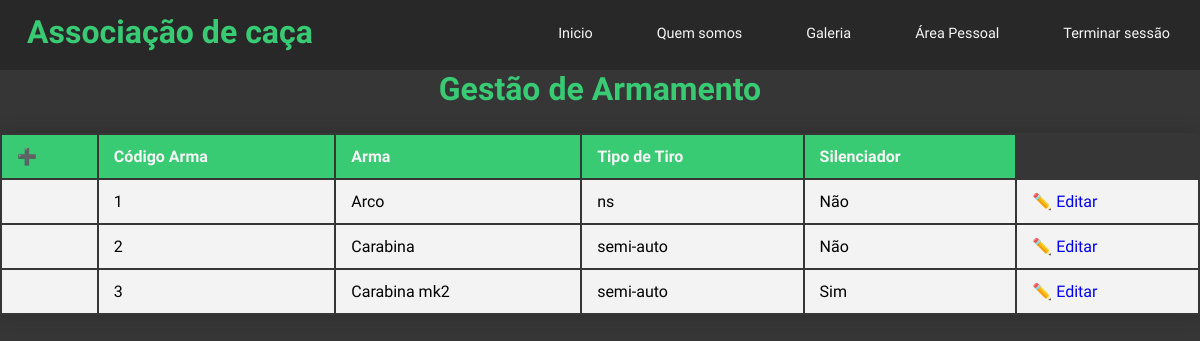
Screenshot of /admin/p_gestArmas.php (signed in) with the database file from the repository.
### tables this page shows
CREATE TABLE `tipoarma` (
  `codArma` int(11) NOT NULL,
  `descricao` varchar(50) NOT NULL,
  `especificacaoTiro` varchar(50) NOT NULL,
  `silenciador` bit(1) NOT NULL,
  `ativo` bit(1) NOT NULL
);

### admin/p_gestArmas.php (the view, shortened to what this page needs)
<!DOCTYPE html>
<html lang="en">
    <head>
        <link rel="stylesheet" href="../css/style.css">
    </head>
    <body>
        <?php
            if(isset($_SESSION['utilizador']))
            {
                $sql = "SELECT codPerfil FROM utilizador WHERE nomeUser = '".$_SESSION["utilizador"]."'";
                $res = mysqli_query($conn, $sql);
                $row = mysqli_fetch_array($res);
                if($row['codPerfil'] == ADMIN)
                {
        ?>
                    <header>
                        <div class="navbar">
                            <h1>Associação de caça</h1>
                            <ul>
                                <li><a href='../index.php'>Inicio</a></li>
                                <li><a href='../about.php'>Quem somos</a></li>
                                <li><a href='../gallery.php'>Galeria</a></li>
                                <li><a href='../p_areaPessoal.php'>Área Pessoal</a></li>
                                <li><a href='../logout/logout.php'>Terminar sessão</a></li>
                            </ul>
                        </div>
                    </header>
        <?php
                    $sql = "SELECT * FROM tipoarma";
                    $res = mysqli_query($conn, $sql);
                    echo
                    "
                    <h1>Gestão de Armamento</h1>
                        <div class='content_table'>
                            <table width='100%'>
                                <thead>
                                    <tr>
                                        <th>
                                            <a href='p_addArma.php'>➕</a>
                                        </th>
                                        <th>Código Arma</th>
                                        <th>Arma</th>
                                        <th>Tipo de Tiro</th>
                                        <th>Silenciador</th>
                                    </tr>
                                </thead>
                    ";
                    while($row = mysqli_fetch_array($res))
                    {
                                echo
                                "
                                <tbody>
                                    <tr>
                                        <td></td>
                                        <td>".$row['codArma']."</td>
                                        <td>".$row['descricao']."</td>
                                        <td>".$row['especificacaoTiro']."</td>";
                                        if($row['silenciador'] == 1)
                                        {
                                            echo"<td> Sim </td>";
                                        }
                                        else
                                        {
                                            echo"<td> Não </td>";
                                        }
                                        echo
                                        "
                                        <td><a href='p_editarArmas.php?codArma=".$row["codArma"]."'>✏️ Editar</a></td>
                                    </tr>
                                </tbody>
                                ";
                    }
                    echo
                    "
                            </table>
                        </div>
                    ";
                }
            }
            else
            {
                header('refresh:0; ../index.php');
            }
        ?>
    </body>
</html>

### css/style.css (style rules this page uses)
* { margin: 0px; padding: 0px; font-family: 'Open Sans Condensed', sans-serif; }
body { background: #363636; box-sizing: border-box; }
h1, h2, h3 { text-align: center; color: #39ca74; }
.navbar { width: 100%; height: 70px; background-color: #282828; }
.navbar h1 { position: absolute; padding: 3px; float: left; margin-left: 2%; margin-top: 10px; color: #39ca74; }
.navbar ul { width: auto; float: right; margin-top: 8px; }
.navbar li { display: inline-block; padding: 15px 30px; }
.navbar a { text-align: center; color: whitesmoke; text-decoration: none; font-size: 1.2vw; }
.content_table { border-collapse: collapse; margin: 25px 0; min-width: 400px; border-radius: 5px 5px 0 0; overflow: hidden; box-shadow: 0 0 20px rgba(0,0,0,0.15); }
.content_table thead tr { background-color: #39ca74; color: whitesmoke; text-align: left; font-weight: bold; }
.content_table th, td { padding: 12px 15px; }
.content_table tbody tr { background-color: #f3f3f3; }
.content_table a { text-decoration: none; }

### rows the page displays
tipoarma: codArma "1", descricao "Arco", especificacaoTiro "ns", silenciador "Não"
tipoarma: codArma "2", descricao "Carabina", especificacaoTiro "semi-auto", silenciador "Não"
tipoarma: codArma "3", descricao "Carabina mk2", especificacaoTiro "semi-auto", silenciador "Sim"
